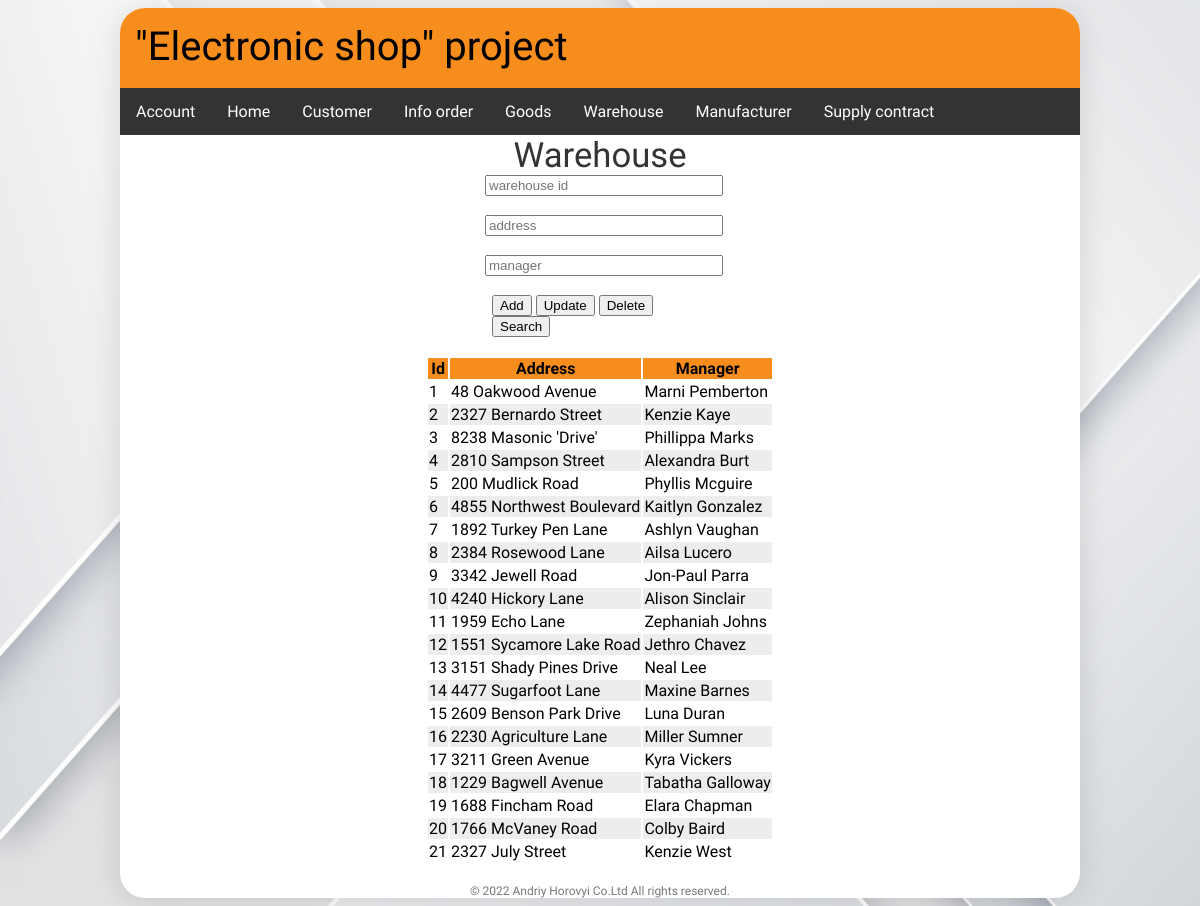
Page /warehouse.php on the committed database.
### tables this page shows
CREATE TABLE `warehouse` (
  `warehouse_id` int(10) UNSIGNED NOT NULL,
  `w_address` varchar(50) DEFAULT NULL,
  `manager` varchar(50) NOT NULL
);

### warehouse.php (the view, shortened to what this page needs)
<?php include("includes/mainheader.php");
$host = "localhost";
$user = "root";
$password = "";
$database = "electronic_shop";
$warehouse_id = "";
$w_address = "";
$manager = "";
try{
	$connect = mysqli_connect($host, $user, $password, $database);
} catch (mysqli_sql_exception $ex) {
	echo 'Error';
}
function showTable($connect){
	$sql = "SELECT * FROM warehouse ORDER BY 'ASC' ";
	$res = mysqli_query($connect, $sql);
	echo "<table>\n";
	echo "<thead><tr><th> Id</th><th> Address</th><th> Manager</th></tr></thead>\n";
	while ($warehouse = $res->fetch_assoc()) {
		echo "<tr>\n";
		echo "<td>" . $warehouse['warehouse_id'] . "</td><td>". $warehouse['w_address'] . "</td><td>" . $warehouse['manager'] . "</td>" ;
		echo "</tr>";
	}
	echo "</table>\n";
}
?>
<form type="submit"action="warehouse.php"  id="fields" method="post"name="fields">
	<article id="customer">
		Warehouse
	</article>
	<input class="inputs" type="number" name = "warehouse_id" placeholder = "warehouse id" min="0" value="<?php echo $warehouse_id;?>"><br><br>
	<input class="inputs" type="text" name = "w_address" placeholder = "address" value="<?php echo $w_address;?>"><br><br>
	<input class="inputs" type="text" name = "manager" placeholder = "manager" value="<?php echo $manager;?>"><br><br>
	<div id="buttons">
		<input type="submit" name = "insert" value="Add"onclick="refreshContent()">
		<input type="submit" name = "update" value="Update"onclick="refreshContent()">
		<input type="submit" name = "delete" value="Delete"onclick="refreshContent()">
		<input type="submit" name = "search" value="Search">
	</div>
	<br>
</form>
<?php
showTable($connect);
?>
<?php
include("includes/footer.php");

### css/style.css (style rules this page uses)
body { background-image: url(../img/5594016.jpg); background-repeat: no-repeat; background-attachment: fixed; background-size: 100% 100%; font-family: 'Anek Devanagari', sans-serif; }
#fields { position: relative; margin: auto; width: 230px; }
article { color:#343434 ; text-align: center; font-size: 26pt; }
#buttons { position: relative; margin-left: 7px; }
table { margin-left: auto; margin-right: auto; }
th { background-color: #f78d1d; color: black; font: bold; }
tr:nth-child(even) { background-color: #ededed; }
.inputs { width: 100%; }

### rows in the picture
warehouse: warehouse_id "1", w_address "48 Oakwood Avenue", manager "Marni Pemberton"
warehouse: warehouse_id "2", w_address "2327 Bernardo Street", manager "Kenzie Kaye"
warehouse: warehouse_id "3", w_address "8238 Masonic 'Drive'", manager "Phillippa Marks"
warehouse: warehouse_id "4", w_address "2810 Sampson Street", manager "Alexandra Burt"
warehouse: warehouse_id "5", w_address "200 Mudlick Road", manager "Phyllis Mcguire"
warehouse: warehouse_id "6", w_address "4855 Northwest Boulevard", manager "Kaitlyn Gonzalez"
warehouse: warehouse_id "7", w_address "1892 Turkey Pen Lane", manager "Ashlyn Vaughan"
warehouse: warehouse_id "8", w_address "2384 Rosewood Lane", manager "Ailsa Lucero"
warehouse: warehouse_id "9", w_address "3342 Jewell Road", manager "Jon-Paul Parra"
warehouse: warehouse_id "10", w_address "4240 Hickory Lane", manager "Alison Sinclair"
warehouse: warehouse_id "11", w_address "1959 Echo Lane", manager "Zephaniah Johns"
warehouse: warehouse_id "12", w_address "1551 Sycamore Lake Road", manager "Jethro Chavez"
warehouse: warehouse_id "13", w_address "3151 Shady Pines Drive", manager "Neal Lee"
warehouse: warehouse_id "14", w_address "4477 Sugarfoot Lane", manager "Maxine Barnes"
warehouse: warehouse_id "15", w_address "2609 Benson Park Drive", manager "Luna Duran"
warehouse: warehouse_id "16", w_address "2230 Agriculture Lane", manager "Miller Sumner"
warehouse: warehouse_id "17", w_address "3211 Green Avenue", manager "Kyra Vickers"
warehouse: warehouse_id "18", w_address "1229 Bagwell Avenue", manager "Tabatha Galloway"
warehouse: warehouse_id "19", w_address "1688 Fincham Road", manager "Elara Chapman"
warehouse: warehouse_id "20", w_address "1766 McVaney Road", manager "Colby Baird"
warehouse: warehouse_id "21", w_address "2327 July Street", manager "Kenzie West"
